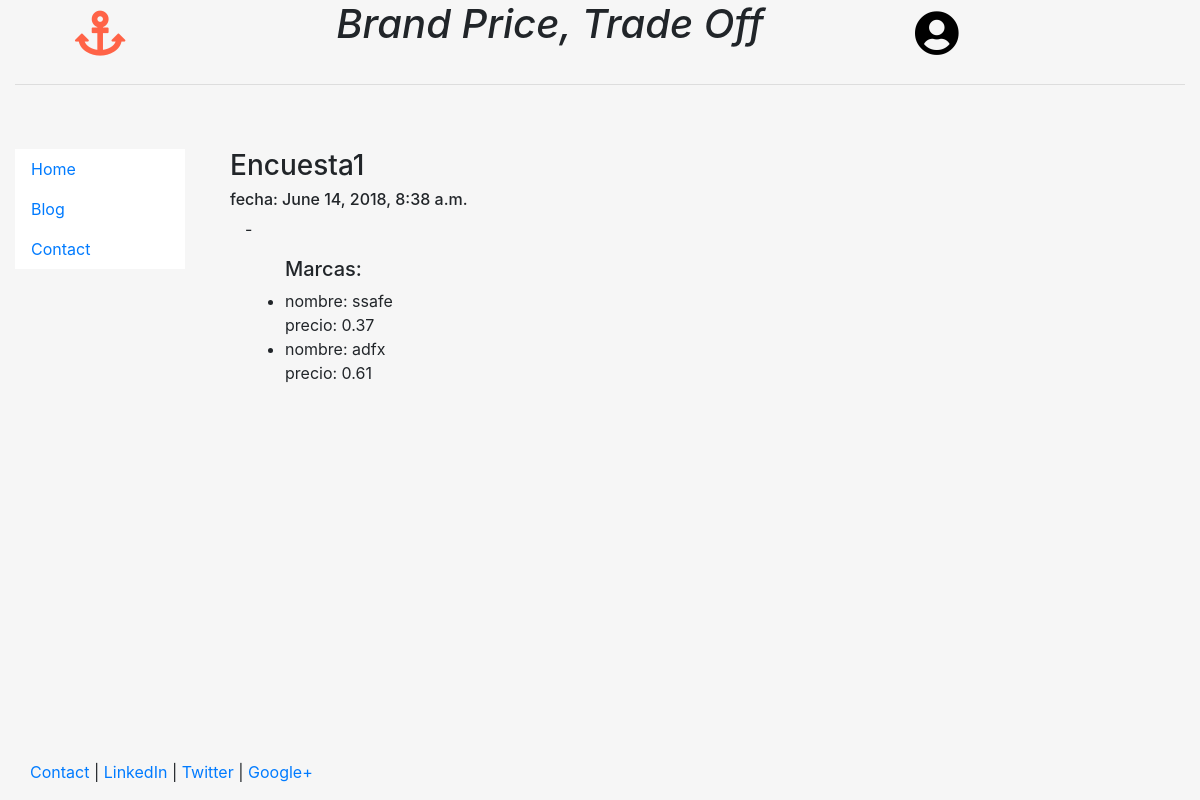
/home/1, run on the app's committed database.
### home/models.py (models this page shows, shortened)
class Encuesta(models.Model):
    nombre = models.CharField(max_length = 40)
    incremento = models.DecimalField(max_digits=4, decimal_places=2)
    numIteraciones = models.IntegerField()
    categoria = models.TextField()
    date = models.DateTimeField()

class Marca(models.Model):
    nombre = models.CharField(max_length=40)
    precio = models.DecimalField(max_digits=4, decimal_places=2)
    imagen = models.ImageField()
    encuesta= models.ForeignKey(Encuesta, on_delete=models.CASCADE, editable=False)

### home/templates/home/Encuesta.html
{% extends "home/header.html" %}
{% block content %}
<h3>{{ encuesta.nombre }}</h3>
<h6> fecha: {{ encuesta.date }}</h6>
<div class = "container">
	{{ encuesta.categoria|safe|linebreaks}}
	<ul>
		<h5>Marcas:</h5>
	{% for marca in encuesta.marca_set.all %}
	    <li>nombre: {{ marca.nombre }}<br> precio: {{ marca.precio }}</li>
	{% endfor %}
	</ul>
</div>
<br><br>
{% endblock %}

### home/templates/home/header.html (style rules this page uses)
html, body { height:100% }

### data on the page
Encuesta: nombre "Encuesta1", date "June 14, 2018, 8:38 a.m.", categoria "-"
Marca: nombre "ssafe", precio "0.37"
Marca: nombre "adfx", precio "0.61"
